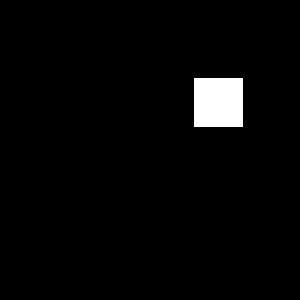
Frame 1 (no input)
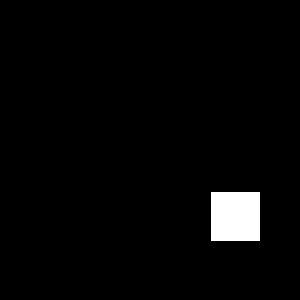
Frame 60 (the mouse pressed at the canvas centre just before this capture)
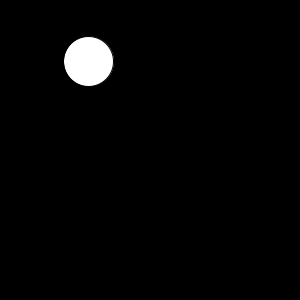
Frame 120 (the mouse held since frame 60 and released just before this capture)

The Processing sketch that drew these frames (run headless with seeded random() and noise(); from frame 60 on, the mouse is pressed at the canvas centre):

// Processing sketch: booleans
// ── booleans.pde
boolean shape = true;
void setup() {
  size(300, 300);
  frameRate(5);
}

void draw() {
  background(0);
  if (shape) {
    rect(random(width), random(height), 50, 50);
  } else {
    ellipse(random(width), random(height), 50, 50);
  }
}


void mousePressed() {
  shape=!shape;
}
